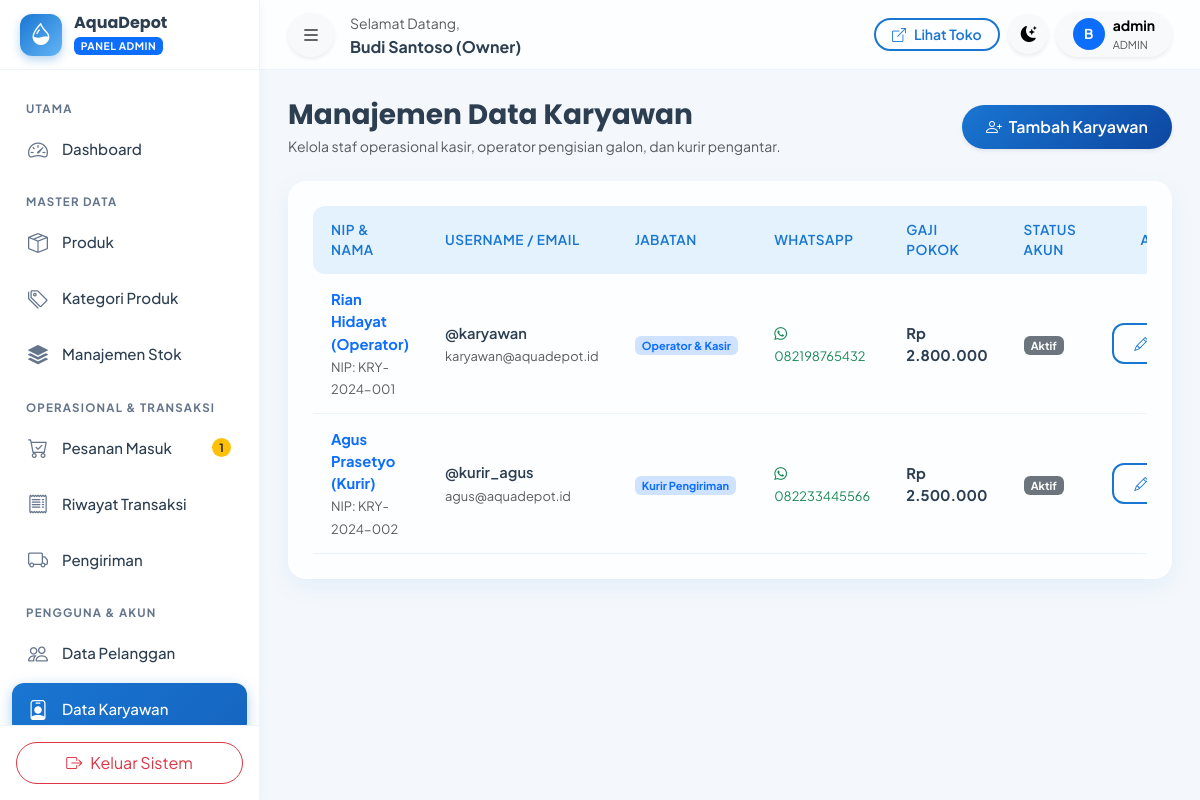
The page /admin/karyawan.php (signed in) on the database its author committed.
### tables this page shows
CREATE TABLE `pengaturan` (
  `id` INT AUTO_INCREMENT PRIMARY KEY,
  `nama_depot` VARCHAR(100) NOT NULL DEFAULT 'AquaDepot',
  `slogan` VARCHAR(255) DEFAULT 'Air Minum Bersih, Sehat, dan Higienis untuk Keluarga Anda',
  `alamat` TEXT NOT NULL,
  `no_telepon` VARCHAR(20) DEFAULT '081234567890',
  `no_whatsapp` VARCHAR(20) DEFAULT '6281234567890',
  `email` VARCHAR(100) DEFAULT 'info@aquadepot.id',
  `jam_operasional` VARCHAR(100) DEFAULT 'Senin - Minggu: 07.00 - 20.00 WIB',
  `ongkos_kirim_default` DECIMAL(12,2) DEFAULT 3000.00,
  `rekening_bank` TEXT DEFAULT 'Bank BCA: 123-456-7890 a.n. AquaDepot\nBank Mandiri: 987-654-3210 a.n. AquaDepot',
  `maps_embed` TEXT DEFAULT '<iframe src=\"https://maps.google.com/maps?q=Jl.+Ki+Penjawi+12-10,+Sidorejo+Lor,+Kec.+Sidorejo,+Kota+Salatiga,+Jawa+Tengah+50714&t=&z=15&ie=UTF8&iwloc=&output=embed\" width=\"100%\" height=\"350\" style=\"border:0;\" allowfullscreen=\"\" loading=\"lazy\"></iframe>',
  `logo` VARCHAR(255) DEFAULT 'logo.png',
  `updated_at` DATETIME DEFAULT CURRENT_TIMESTAMP ON UPDATE CURRENT_TIMESTAMP
);

CREATE TABLE `karyawan` (
  `id` INT AUTO_INCREMENT PRIMARY KEY,
  `user_id` INT NOT NULL UNIQUE,
  `nip` VARCHAR(30) NOT NULL UNIQUE,
  `jabatan` VARCHAR(50) NOT NULL DEFAULT 'Operator Depot',
  `alamat` TEXT NULL,
  `gaji_pokok` DECIMAL(12,2) NOT NULL DEFAULT 0.00,
  `tanggal_masuk` DATE NOT NULL,
  `created_at` DATETIME DEFAULT CURRENT_TIMESTAMP,
  `updated_at` DATETIME DEFAULT CURRENT_TIMESTAMP ON UPDATE CURRENT_TIMESTAMP,
  CONSTRAINT `fk_karyawan_users` FOREIGN KEY (`user_id`) REFERENCES `users` (`id`) ON DELETE CASCADE ON UPDATE CASCADE
);

CREATE TABLE `users` (
  `id` INT AUTO_INCREMENT PRIMARY KEY,
  `role_id` INT NOT NULL,
  `username` VARCHAR(50) NOT NULL UNIQUE,
  `email` VARCHAR(100) NOT NULL UNIQUE,
  `password` VARCHAR(255) NOT NULL,
  `nama_lengkap` VARCHAR(100) NOT NULL,
  `no_telepon` VARCHAR(20) NULL,
  `status_aktif` ENUM('aktif', 'nonaktif') NOT NULL DEFAULT 'aktif',
  `foto_profil` VARCHAR(255) DEFAULT 'default.png',
  `created_at` DATETIME DEFAULT CURRENT_TIMESTAMP,
  `updated_at` DATETIME DEFAULT CURRENT_TIMESTAMP ON UPDATE CURRENT_TIMESTAMP,
  CONSTRAINT `fk_users_roles` FOREIGN KEY (`role_id`) REFERENCES `roles` (`id`) ON UPDATE CASCADE
);

### admin/karyawan.php (the view, shortened to what this page needs)
<?php
require_once __DIR__ . '/../config/config.php';
$db = Database::getConnection();
$employees = $db->query("
    SELECT k.*, u.username, u.email, u.nama_lengkap, u.no_telepon, u.status_aktif
    FROM karyawan k
    JOIN users u ON k.user_id = u.id
    ORDER BY k.id ASC
")->fetchAll();
?>
<!DOCTYPE html>
<html lang="id" data-bs-theme="light">
<head>
    <link href="https://cdn.jsdelivr.net/npm/bootstrap@5.3.3/dist/css/bootstrap.min.css" rel="stylesheet">
    <link rel="stylesheet" href="https://cdn.jsdelivr.net/npm/bootstrap-icons@1.11.3/font/bootstrap-icons.min.css">
    <link rel="stylesheet" href="https://cdn.jsdelivr.net/npm/sweetalert2@11/dist/sweetalert2.min.css">
    <link rel="stylesheet" href="<?= asset('css/style.css') ?>">
</head>
<body data-base-url="<?= base_url() ?>">
<div class="app-wrapper">
    <?php require_once __DIR__ . '/../includes/sidebar_admin.php'; ?>
    <div class="app-main">
        <?php require_once __DIR__ . '/../includes/topbar.php'; ?>
        <div class="app-content">
            <div class="d-flex flex-wrap justify-content-between align-items-center gap-3 mb-4">
                <div>
                    <h3 class="fw-bold mb-1">Manajemen Data Karyawan</h3>
                    <p class="text-muted small mb-0">Kelola staf operasional kasir, operator pengisian galon, dan kurir pengantar.</p>
                </div>
                <button type="button" class="btn btn-primary rounded-pill px-4 shadow-sm" data-bs-toggle="modal" data-bs-target="#karyawanModal" onclick="openCreateModal()">
                    <i class="bi bi-person-plus me-1"></i> Tambah Karyawan
                </button>
            </div>
            <div class="glass-card p-4">
                <div class="table-responsive">
                    <table class="table-modern">
                        <thead>
                            <tr>
                                <th>NIP & Nama</th>
                                <th>Username / Email</th>
                                <th>Jabatan</th>
                                <th>WhatsApp</th>
                                <th>Gaji Pokok</th>
                                <th>Status Akun</th>
                                <th class="text-center">Aksi</th>
                            </tr>
                        </thead>
                        <tbody>
                            <?php foreach ($employees as $emp): ?>
                                <tr>
                                    <td>
                                        <div class="fw-bold text-primary"><?= htmlspecialchars($emp['nama_lengkap']) ?></div>
                                        <small class="text-muted">NIP: <?= htmlspecialchars($emp['nip']) ?></small>
                                    </td>
                                    <td>
                                        <div class="fw-semibold">@<?= htmlspecialchars($emp['username']) ?></div>
                                        <small class="text-muted"><?= htmlspecialchars($emp['email']) ?></small>
                                    </td>
                                    <td>
                                        <span class="badge bg-primary-subtle text-primary"><?= htmlspecialchars($emp['jabatan']) ?></span>
                                    </td>
                                    <td>
                                        <a href="https://wa.me/<?= preg_replace('/[^0-9]/', '', $emp['no_telepon']) ?>" target="_blank" class="small text-success text-decoration-none">
                                            <i class="bi bi-whatsapp me-1"></i><?= htmlspecialchars($emp['no_telepon']) ?>
                                        </a>
                                    </td>
                                    <td class="fw-bold"><?= format_rupiah($emp['gaji_pokok']) ?></td>
                                    <td><?= status_badge($emp['status_aktif']) ?></td>
                                    <td class="text-center">
                                        <div class="btn-group btn-group-sm">
                                            <button type="button" class="btn btn-outline-primary" onclick='openEditModal(<?= json_encode($emp) ?>)' title="Edit Karyawan">
                                                <i class="bi bi-pencil"></i>
                                            </button>
                                        </div>
                                    </td>
                                </tr>
                            <?php endforeach; ?>
                        </tbody>
                    </table>
                </div>
            </div>
        </div>
    </div>
</div>
</body>
</html>

### includes/sidebar_admin.php (shortened to what this page needs)
<?php
require_once __DIR__ . '/../config/config.php';
$pengaturan = get_pengaturan();
try {
    $db = Database::getConnection();
    $stmtPending = $db->query("SELECT COUNT(*) FROM pesanan WHERE status_pesanan = 'menunggu_konfirmasi'");
    $pendingOrdersCount = (int)$stmtPending->fetchColumn();
} catch (Exception $e) {
    $pendingOrdersCount = 0;
    $lowStockCount = 0;
}
$currentFile = basename($_SERVER['PHP_SELF']);
?>
<aside class="app-sidebar">
    <div class="sidebar-brand">
        <div class="brand-icon">
            <i class="bi bi-droplet-half"></i>
        </div>
        <div class="overflow-hidden">
            <h6 class="mb-0 fw-bold text-truncate"><?= htmlspecialchars($pengaturan['nama_depot']) ?></h6>
            <span class="badge bg-primary text-uppercase" style="font-size: 0.65rem; letter-spacing: 0.5px;">Panel Admin</span>
        </div>
    </div>
    <div class="sidebar-menu">
        <div class="menu-title">Utama</div>
        <ul class="nav flex-column">
            <li class="nav-item">
                <a class="nav-link <?= ($currentFile == 'index.php') ? 'active' : '' ?>" href="<?= url('admin/index.php') ?>">
                    <i class="bi bi-speedometer2"></i>
                    <span>Dashboard</span>
                </a>
            </li>
        </ul>
        <div class="menu-title">Master Data</div>
        <ul class="nav flex-column">
            <li class="nav-item">
                <a class="nav-link <?= ($currentFile == 'produk.php') ? 'active' : '' ?>" href="<?= url('admin/produk.php') ?>">
                    <i class="bi bi-box-seam"></i>
                    <span>Produk</span>
                </a>
            </li>
            <li class="nav-item">
                <a class="nav-link <?= ($currentFile == 'kategori.php') ? 'active' : '' ?>" href="<?= url('admin/kategori.php') ?>">
                    <i class="bi bi-tags"></i>
                    <span>Kategori Produk</span>
                </a>
            </li>
            <li class="nav-item">
                <a class="nav-link <?= ($currentFile == 'stok.php') ? 'active' : '' ?>" href="<?= url('admin/stok.php') ?>">
                    <i class="bi bi-stack"></i>
                    <span>Manajemen Stok</span>
                </a>
            </li>
        </ul>
        <div class="menu-title">Operasional & Transaksi</div>
        <ul class="nav flex-column">
            <li class="nav-item">
                <a class="nav-link <?= ($currentFile == 'pesanan.php') ? 'active' : '' ?>" href="<?= url('admin/pesanan.php') ?>">
                    <i class="bi bi-cart-check"></i>
                    <span>Pesanan Masuk</span>
                    <?php if ($pendingOrdersCount > 0): ?>
                        <span class="badge rounded-pill bg-warning text-dark ms-auto"><?= $pendingOrdersCount ?></span>
                    <?php endif; ?>
                </a>
            </li>
            <li class="nav-item">
                <a class="nav-link <?= ($currentFile == 'transaksi.php') ? 'active' : '' ?>" href="<?= url('admin/transaksi.php') ?>">
                    <i class="bi bi-receipt"></i>
                    <span>Riwayat Transaksi</span>
                </a>
            </li>
            <li class="nav-item">
                <a class="nav-link <?= ($currentFile == 'pengiriman.php') ? 'active' : '' ?>" href="<?= url('admin/pengiriman.php') ?>">
                    <i class="bi bi-truck"></i>
                    <span>Pengiriman</span>
                </a>
            </li>
        </ul>
        <div class="menu-title">Pengguna & Akun</div>
        <ul class="nav flex-column">
            <li class="nav-item">
                <a class="nav-link <?= ($currentFile == 'pelanggan.php') ? 'active' : '' ?>" href="<?= url('admin/pelanggan.php') ?>">
                    <i class="bi bi-people"></i>
                    <span>Data Pelanggan</span>
                </a>
            </li>
            <li class="nav-item">
                <a class="nav-link <?= ($currentFile == 'karyawan.php') ? 'active' : '' ?>" href="<?= url('admin/karyawan.php') ?>">
                    <i class="bi bi-person-badge"></i>
                    <span>Data Karyawan</span>
                </a>
            </li>
        </ul>
    </div>
    <div class="p-3 border-top mt-auto" style="border-color: var(--card-border) !important;">
        <a href="<?= url('auth/logout.php') ?>" class="btn btn-outline-danger w-100 rounded-pill py-2 d-flex align-items-center justify-content-center gap-2">
            <i class="bi bi-box-arrow-right"></i>
            <span>Keluar Sistem</span>
        </a>
    </div>
</aside>

### config/config.php (shortened to what this page needs)
<?php
function base_url($path = '') {
    $path = ltrim($path, '/');
    return BASE_URL . ($path ? '/' . $path : '');
}
function url($path = '') {
    return base_url($path);
}
function asset($path = '') {
    return base_url('assets/' . ltrim($path, '/'));
}
function format_rupiah($angka) {
    return 'Rp ' . number_format((float)$angka, 0, ',', '.');
}
function status_badge($status) {
    $badges = [
        'menunggu_konfirmasi' => '<span class="badge bg-warning text-dark"><i class="bi bi-clock me-1"></i>Menunggu Konfirmasi</span>',
        'diproses'            => '<span class="badge bg-info text-dark"><i class="bi bi-gear me-1"></i>Pesanan Diproses</span>',
        'siap_dikirim'        => '<span class="badge bg-primary"><i class="bi bi-box-seam me-1"></i>Siap Dikirim</span>',
        'sedang_dikirim'      => '<span class="badge bg-secondary"><i class="bi bi-truck me-1"></i>Sedang Dikirim</span>',
        'selesai'             => '<span class="badge bg-success"><i class="bi bi-check-circle me-1"></i>Pesanan Selesai</span>',
        'dibatalkan'          => '<span class="badge bg-danger"><i class="bi bi-x-circle me-1"></i>Pesanan Dibatalkan</span>',
        'lunas'               => '<span class="badge bg-success"><i class="bi bi-check2-circle me-1"></i>Lunas</span>',
        'pending'             => '<span class="badge bg-warning text-dark"><i class="bi bi-hourglass-split me-1"></i>Pending</span>',
        'menunggu_verifikasi' => '<span class="badge bg-warning text-dark"><i class="bi bi-clock me-1"></i>Verifikasi</span>',
        'ditolak'             => '<span class="badge bg-danger"><i class="bi bi-x-octagon me-1"></i>Ditolak</span>',
        'batal'               => '<span class="badge bg-danger"><i class="bi bi-x me-1"></i>Batal</span>',
        'tersedia'            => '<span class="badge bg-success">Tersedia</span>',
        'habis'               => '<span class="badge bg-danger">Stok Habis</span>',
        'nonaktif'            => '<span class="badge bg-secondary">Nonaktif</span>',
        'aktif'               => '<span class="badge bg-success">Aktif</span>',
        'nonaktif'            => '<span class="badge bg-danger">Nonaktif</span>',
    ];
    return $badges[$status] ?? '<span class="badge bg-secondary">' . htmlspecialchars(ucfirst(str_replace('_', ' ', $status))) . '</span>';
}
function get_pengaturan() {
    static $settings = null;
    if ($settings === null) {
        try {
            $db = Database::getConnection();
            $stmt = $db->query("SELECT * FROM pengaturan LIMIT 1");
            $settings = $stmt->fetch();
        } catch (Exception $e) {
            $settings = [
                'nama_depot' => 'AquaDepot',
                'slogan' => 'Air Bersih & Higienis',
                'alamat' => 'Jl. Ki Penjawi 12-10, Sidorejo Lor, Kec. Sidorejo, Kota Salatiga, Jawa Tengah 50714',
                'no_telepon' => '081234567890',
                'no_whatsapp' => '6281234567890',
                'email' => 'info@aquadepot.id',
                'jam_operasional' => '07.00 - 20.00 WIB',
                'ongkos_kirim_default' => 3000,
                'rekening_bank' => 'BCA: 123-456-7890 a/n AquaDepot'
            ];
        }
    }
    return $settings;
}

### rows shown on the page
pengaturan: nama_depot "AquaDepot"
karyawan: user.nama_lengkap "Rian Hidayat (Operator)", nip "KRY-2024-001", user.username "karyawan", user.email "karyawan@aquadepot.id", jabatan "Operator & Kasir", user.no_telepon "082198765432", gaji_pokok "Rp 2.800.000", user.status_aktif "Aktif"
karyawan: user.nama_lengkap "Agus Prasetyo (Kurir)", nip "KRY-2024-002", user.username "kurir_agus", user.email "agus@aquadepot.id", jabatan "Kurir Pengiriman", user.no_telepon "082233445566", gaji_pokok "Rp 2.500.000", user.status_aktif "Aktif"

### other values the page prints
$pendingOrdersCount "1"
$user['nama_lengkap'] "Budi Santoso (Owner)"
substr($user['nama_lengkap'] ?? 'U', 0, 1) "B"
$user['username'] "admin"
$user['role_name'] "ADMIN"
